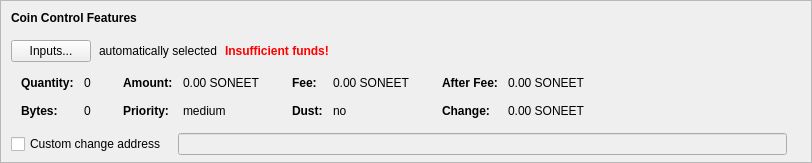
    <widget class="QFrame" name="frameCoinControl">
     <property name="sizePolicy">
      <sizepolicy hsizetype="Expanding" vsizetype="Expanding">
       <horstretch>0</horstretch>
       <verstretch>0</verstretch>
      </sizepolicy>
     </property>
     <property name="maximumSize">
      <size>
       <width>16777215</width>
       <height>16777215</height>
      </size>
     </property>
     <property name="frameShape">
      <enum>QFrame::StyledPanel</enum>
     </property>
     <property name="frameShadow">
      <enum>QFrame::Sunken</enum>
     </property>
     <layout class="QVBoxLayout" name="verticalLayoutCoinControl2">
      <property name="spacing">
       <number>0</number>
      </property>
      <property name="leftMargin">
       <number>0</number>
      </property>
      <property name="topMargin">
       <number>0</number>
      </property>
      <property name="rightMargin">
       <number>0</number>
      </property>
      <property name="bottomMargin">
       <number>6</number>
      </property>
      <item>
       <layout class="QVBoxLayout" name="verticalLayoutCoinControl" stretch="0,0,0,0,1">
        <property name="spacing">
         <number>0</number>
        </property>
        <property name="leftMargin">
         <number>10</number>
        </property>
        <property name="topMargin">
         <number>10</number>
        </property>
        <item>
         <layout class="QHBoxLayout" name="horizontalLayoutCoinControl1">
          <property name="bottomMargin">
           <number>15</number>
          </property>
          <item>
           <widget class="QLabel" name="labelCoinControlFeatures">
            <property name="sizePolicy">
             <sizepolicy hsizetype="Preferred" vsizetype="Maximum">
              <horstretch>0</horstretch>
              <verstretch>0</verstretch>
             </sizepolicy>
            </property>
            <property name="font">
             <font>
              <weight>75</weight>
              <bold>true</bold>
             </font>
            </property>
            <property name="styleSheet">
             <string notr="true">font-weight:bold;</string>
            </property>
            <property name="text">
             <string>Coin Control Features</string>
            </property>
           </widget>
          </item>
         </layout>
        </item>
        <item>
         <layout class="QHBoxLayout" name="horizontalLayoutCoinControl2" stretch="0,0,0,0">
          <property name="spacing">
           <number>8</number>
          </property>
          <property name="bottomMargin">
           <number>10</number>
          </property>
          <item>
           <widget class="QPushButton" name="pushButtonCoinControl">
            <property name="styleSheet">
             <string notr="true"/>
            </property>
            <property name="text">
             <string>Inputs...</string>
            </property>
            <property name="autoDefault">
             <bool>false</bool>
            </property>
           </widget>
          </item>
          <item>
           <widget class="QLabel" name="labelCoinControlAutomaticallySelected">
            <property name="text">
             <string>automatically selected</string>
            </property>
            <property name="margin">
             <number>5</number>
            </property>
           </widget>
          </item>
          <item>
           <widget class="QLabel" name="labelCoinControlInsuffFunds">
            <property name="font">
             <font>
              <weight>75</weight>
              <bold>true</bold>
             </font>
            </property>
            <property name="styleSheet">
             <string notr="true">color:red;font-weight:bold;</string>
            </property>
            <property name="text">
             <string>Insufficient funds!</string>
            </property>
            <property name="margin">
             <number>5</number>
            </property>
           </widget>
          </item>
          <item>
           <spacer name="horizontalSpacerCoinControl">
            <property name="orientation">
             <enum>Qt::Horizontal</enum>
            </property>
            <property name="sizeHint" stdset="0">
             <size>
              <width>40</width>
              <height>1</height>
             </size>
            </property>
           </spacer>
          </item>
         </layout>
        </item>
        <item>
         <widget class="QWidget" name="widgetCoinControl" native="true">
          <property name="sizePolicy">
           <sizepolicy hsizetype="Preferred" vsizetype="Preferred">
            <horstretch>0</horstretch>
            <verstretch>0</verstretch>
           </sizepolicy>
          </property>
          <property name="minimumSize">
           <size>
            <width>0</width>
            <height>0</height>
           </size>
          </property>
          <property name="styleSheet">
           <string notr="true"/>
          </property>
          <layout class="QHBoxLayout" name="horizontalLayoutCoinControl5">
           <property name="leftMargin">
            <number>0</number>
           </property>
           <property name="topMargin">
            <number>0</number>
           </property>
           <property name="rightMargin">
            <number>0</number>
           </property>
           <property name="bottomMargin">
            <number>0</number>
           </property>
           <item>
            <layout class="QHBoxLayout" name="horizontalLayoutCoinControl3" stretch="0,0,0,1">
             <property name="spacing">
              <number>20</number>
             </property>
             <property name="topMargin">
              <number>0</number>
             </property>
             <property name="bottomMargin">
              <number>10</number>
             </property>
             <item>
              <layout class="QFormLayout" name="formLayoutCoinControl1">
               <property name="horizontalSpacing">
                <number>10</number>
               </property>
               <property name="verticalSpacing">
                <number>14</number>
               </property>
               <property name="leftMargin">
                <number>10</number>
               </property>
               <property name="topMargin">
                <number>4</number>
               </property>
               <property name="rightMargin">
                <number>6</number>
               </property>
               <item row="0" column="0">
                <widget class="QLabel" name="labelCoinControlQuantityText">
                 <property name="font">
                  <font>
                   <weight>75</weight>
                   <bold>true</bold>
                  </font>
                 </property>
                 <property name="text">
                  <string>Quantity:</string>
                 </property>
                 <property name="margin">
                  <number>0</number>
                 </property>
                </widget>
               </item>
               <item row="0" column="1">
                <widget class="QLabel" name="labelCoinControlQuantity">
                 <property name="cursor">
                  <cursorShape>IBeamCursor</cursorShape>
                 </property>
                 <property name="contextMenuPolicy">
                  <enum>Qt::ActionsContextMenu</enum>
                 </property>
                 <property name="text">
                  <string notr="true">0</string>
                 </property>
                 <property name="margin">
                  <number>0</number>
                 </property>
                 <property name="textInteractionFlags">
                  <set>Qt::LinksAccessibleByMouse|Qt::TextSelectableByKeyboard|Qt::TextSelectableByMouse</set>
                 </property>
                </widget>
               </item>
               <item row="1" column="0">
                <widget class="QLabel" name="labelCoinControlBytesText">
                 <property name="font">
                  <font>
                   <weight>75</weight>
                   <bold>true</bold>
                  </font>
                 </property>
                 <property name="text">
                  <string>Bytes:</string>
                 </property>
                </widget>
               </item>
               <item row="1" column="1">
                <widget class="QLabel" name="labelCoinControlBytes">
                 <property name="cursor">
                  <cursorShape>IBeamCursor</cursorShape>
                 </property>
                 <property name="contextMenuPolicy">
                  <enum>Qt::ActionsContextMenu</enum>
                 </property>
                 <property name="text">
                  <string notr="true">0</string>
                 </property>
                 <property name="textInteractionFlags">
                  <set>Qt::LinksAccessibleByMouse|Qt::TextSelectableByKeyboard|Qt::TextSelectableByMouse</set>
                 </property>
                </widget>
               </item>
              </layout>
             </item>
             <item>
              <layout class="QFormLayout" name="formLayoutCoinControl2">
               <property name="horizontalSpacing">
                <number>10</number>
               </property>
               <property name="verticalSpacing">
                <number>14</number>
               </property>
               <property name="leftMargin">
                <number>6</number>
               </property>
               <property name="topMargin">
                <number>4</number>
               </property>
               <property name="rightMargin">
                <number>6</number>
               </property>
               <item row="0" column="0">
                <widget class="QLabel" name="labelCoinControlAmountText">
                 <property name="font">
                  <font>
                   <weight>75</weight>
                   <bold>true</bold>
                  </font>
                 </property>
                 <property name="text">
                  <string>Amount:</string>
                 </property>
                 <property name="margin">
                  <number>0</number>
                 </property>
                </widget>
               </item>
               <item row="0" column="1">
                <widget class="QLabel" name="labelCoinControlAmount">
                 <property name="cursor">
                  <cursorShape>IBeamCursor</cursorShape>
                 </property>
                 <property name="contextMenuPolicy">
                  <enum>Qt::ActionsContextMenu</enum>
                 </property>
                 <property name="text">
                  <string notr="true">0.00 SONEET</string>
                 </property>
                 <property name="textInteractionFlags">
                  <set>Qt::LinksAccessibleByMouse|Qt::TextSelectableByKeyboard|Qt::TextSelectableByMouse</set>
                 </property>
                </widget>
               </item>
               <item row="1" column="0">
                <widget class="QLabel" name="labelCoinControlPriorityText">
                 <property name="font">
                  <font>
                   <weight>75</weight>
                   <bold>true</bold>
                  </font>
                 </property>
                 <property name="text">
                  <string>Priority:</string>
                 </property>
                </widget>
               </item>
               <item row="1" column="1">
                <widget class="QLabel" name="labelCoinControlPriority">
                 <property name="cursor">
                  <cursorShape>IBeamCursor</cursorShape>
                 </property>
                 <property name="contextMenuPolicy">
                  <enum>Qt::ActionsContextMenu</enum>
                 </property>
                 <property name="text">
                  <string>medium</string>
                 </property>
                 <property name="textInteractionFlags">
                  <set>Qt::LinksAccessibleByMouse|Qt::TextSelectableByKeyboard|Qt::TextSelectableByMouse</set>
                 </property>
                </widget>
               </item>
              </layout>
             </item>
             <item>
              <layout class="QFormLayout" name="formLayoutCoinControl3">
               <property name="horizontalSpacing">
                <number>10</number>
               </property>
               <property name="verticalSpacing">
                <number>14</number>
               </property>
               <property name="leftMargin">
                <number>6</number>
               </property>
               <property name="topMargin">
                <number>4</number>
               </property>
               <property name="rightMargin">
                <number>6</number>
               </property>
               <item row="0" column="0">
                <widget class="QLabel" name="labelCoinControlFeeText">
                 <property name="font">
                  <font>
                   <weight>75</weight>
                   <bold>true</bold>
                  </font>
                 </property>
                 <property name="text">
                  <string>Fee:</string>
                 </property>
                 <property name="margin">
                  <number>0</number>
                 </property>
                </widget>
               </item>
               <item row="0" column="1">
                <widget class="QLabel" name="labelCoinControlFee">
                 <property name="cursor">
                  <cursorShape>IBeamCursor</cursorShape>
                 </property>
                 <property name="contextMenuPolicy">
                  <enum>Qt::ActionsContextMenu</enum>
                 </property>
                 <property name="text">
                  <string notr="true">0.00 SONEET</string>
                 </property>
                 <property name="textInteractionFlags">
                  <set>Qt::LinksAccessibleByMouse|Qt::TextSelectableByKeyboard|Qt::TextSelectableByMouse</set>
                 </property>
                </widget>
               </item>
               <item row="1" column="0">
                <widget class="QLabel" name="labelCoinControlLowOutputText">
                 <property name="font">
                  <font>
                   <weight>75</weight>
                   <bold>true</bold>
                  </font>
                 </property>
                 <property name="text">
                  <string>Dust:</string>
                 </property>
                </widget>
               </item>
               <item row="1" column="1">
                <widget class="QLabel" name="labelCoinControlLowOutput">
                 <property name="cursor">
                  <cursorShape>IBeamCursor</cursorShape>
                 </property>
                 <property name="contextMenuPolicy">
                  <enum>Qt::ActionsContextMenu</enum>
                 </property>
                 <property name="text">
                  <string>no</string>
                 </property>
                 <property name="textInteractionFlags">
                  <set>Qt::LinksAccessibleByMouse|Qt::TextSelectableByKeyboard|Qt::TextSelectableByMouse</set>
                 </property>
                </widget>
               </item>
              </layout>
             </item>
             <item>
              <layout class="QFormLayout" name="formLayoutCoinControl4">
               <property name="horizontalSpacing">
                <number>10</number>
               </property>
               <property name="verticalSpacing">
                <number>14</number>
               </property>
               <property name="leftMargin">
                <number>6</number>
               </property>
               <property name="topMargin">
                <number>4</number>
               </property>
               <property name="rightMargin">
                <number>6</number>
               </property>
               <item row="0" column="0">
                <widget class="QLabel" name="labelCoinControlAfterFeeText">
                 <property name="font">
                  <font>
                   <weight>75</weight>
                   <bold>true</bold>
                  </font>
                 </property>
                 <property name="text">
                  <string>After Fee:</string>
                 </property>
                 <property name="margin">
                  <number>0</number>
                 </property>
                </widget>
               </item>
               <item row="0" column="1">
                <widget class="QLabel" name="labelCoinControlAfterFee">
                 <property name="cursor">
                  <cursorShape>IBeamCursor</cursorShape>
                 </property>
                 <property name="contextMenuPolicy">
                  <enum>Qt::ActionsContextMenu</enum>
                 </property>
                 <property name="text">
                  <string notr="true">0.00 SONEET</string>
                 </property>
                 <property name="textInteractionFlags">
                  <set>Qt::LinksAccessibleByMouse|Qt::TextSelectableByKeyboard|Qt::TextSelectableByMouse</set>
                 </property>
                </widget>
               </item>
               <item row="1" column="0">
                <widget class="QLabel" name="labelCoinControlChangeText">
                 <property name="font">
                  <font>
                   <weight>75</weight>
                   <bold>true</bold>
                  </font>
                 </property>
                 <property name="text">
                  <string>Change:</string>
                 </property>
                </widget>
               </item>
               <item row="1" column="1">
                <widget class="QLabel" name="labelCoinControlChange">
                 <property name="cursor">
                  <cursorShape>IBeamCursor</cursorShape>
                 </property>
                 <property name="contextMenuPolicy">
                  <enum>Qt::ActionsContextMenu</enum>
                 </property>
                 <property name="text">
                  <string notr="true">0.00 SONEET</string>
                 </property>
                 <property name="textInteractionFlags">
                  <set>Qt::LinksAccessibleByMouse|Qt::TextSelectableByKeyboard|Qt::TextSelectableByMouse</set>
                 </property>
                </widget>
               </item>
              </layout>
             </item>
            </layout>
           </item>
          </layout>
         </widget>
        </item>
        <item>
         <layout class="QHBoxLayout" name="horizontalLayoutCoinControl4" stretch="0,0,0">
          <property name="spacing">
           <number>12</number>
          </property>
          <property name="sizeConstraint">
           <enum>QLayout::SetDefaultConstraint</enum>
          </property>
          <property name="topMargin">
           <number>5</number>
          </property>
          <property name="rightMargin">
           <number>5</number>
          </property>
          <item>
           <widget class="QCheckBox" name="checkBoxCoinControlChange">
            <property name="toolTip">
             <string>If this is activated, but the change address is empty or invalid, change will be sent to a newly generated address.</string>
            </property>
            <property name="text">
             <string>Custom change address</string>
            </property>
           </widget>
          </item>
          <item>
           <widget class="QValidatedLineEdit" name="lineEditCoinControlChange">
            <property name="enabled">
             <bool>false</bool>
            </property>
            <property name="sizePolicy">
             <sizepolicy hsizetype="Expanding" vsizetype="Fixed">
              <horstretch>0</horstretch>
              <verstretch>0</verstretch>
             </sizepolicy>
            </property>
           </widget>
          </item>
          <item>
           <widget class="QLabel" name="labelCoinControlChangeLabel">
            <property name="sizePolicy">
             <sizepolicy hsizetype="Preferred" vsizetype="Expanding">
              <horstretch>0</horstretch>
              <verstretch>0</verstretch>
             </sizepolicy>
            </property>
            <property name="minimumSize">
             <size>
              <width>0</width>
              <height>0</height>
             </size>
            </property>
            <property name="text">
             <string/>
            </property>
            <property name="margin">
             <number>3</number>
            </property>
           </widget>
          </item>
         </layout>
        </item>
        <item>
         <spacer name="verticalSpacerCoinControl">
          <property name="orientation">
           <enum>Qt::Vertical</enum>
          </property>
          <property name="sizeHint" stdset="0">
           <size>
            <width>800</width>
            <height>1</height>
           </size>
          </property>
         </spacer>
        </item>
       </layout>
      </item>
     </layout>
    </widget>
